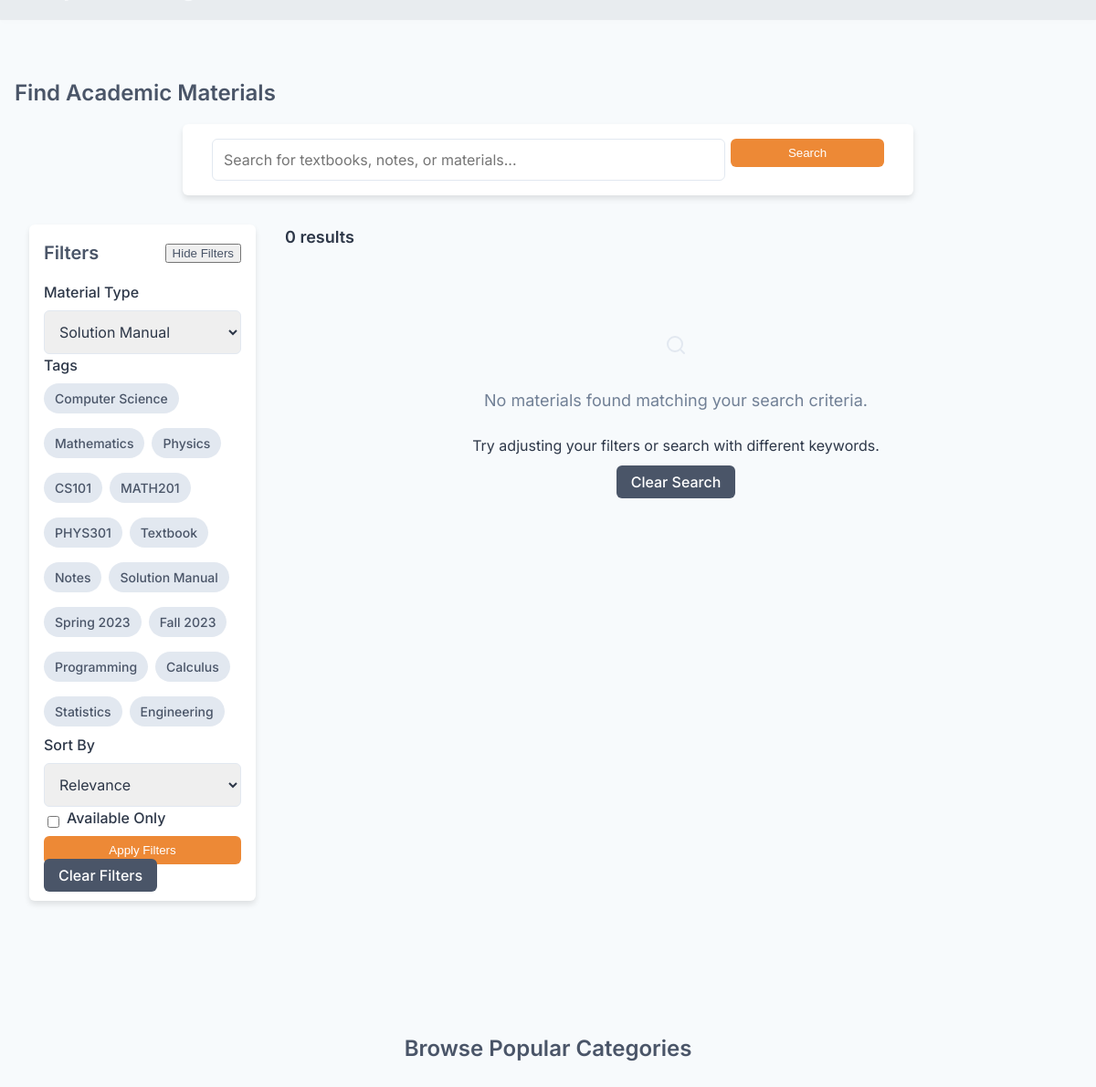
/search?material_type=solution_manual, run on the app's committed database.
### models.py (models this page shows, shortened)
class Tag(db.Model):
    id = db.Column(db.Integer, primary_key=True)
    name = db.Column(db.String(50), nullable=False, unique=True)
    category = db.Column(db.String(50))  # course, subject, material type, semester

### routes.py (the view, shortened to what this page needs)
@app.route('/search', methods=['GET', 'POST'])
def search():
    form = SearchForm()
    all_tags = Tag.query.all()
    return render_template('search_results.html', title='Search', form=form, all_tags=all_tags, materials=[])

### forms.py
class SearchForm(FlaskForm):
    query = StringField('Search', validators=[Optional()])
    material_type = SelectField('Type', choices=[
        ('all', 'All Types'),
        ('textbook', 'Textbook'),
        ('notes', 'Lecture Notes'),
        ('practice_material', 'Practice Material'),
        ('solution_manual', 'Solution Manual'),
        ('other', 'Other')
    ], default='all')
    sort_by = SelectField('Sort By', choices=[
        ('relevance', 'Relevance'),
        ('recent', 'Most Recent'),
        ('price_low', 'Price: Low to High'),
        ('price_high', 'Price: High to Low')
    ], default='relevance')
    tags = SelectMultipleField('Tags', coerce=int)
    submit = SubmitField('Search')

### routes.py (called while the page is built)
@app.context_processor
def inject_now():
    return {'now': datetime.utcnow()}

### templates/search_results.html (shortened to what this page needs)
{% extends "layout.html" %}
{% block content %}
    <section class="search-hero">
        <div class="container">
            <h1>Find Academic Materials</h1>
            <div class="search-container">
                <form action="{{ url_for('search') }}" method="GET" id="search-form" class="search-form">
                    <div class="row">
                        <div class="col">
                            <input type="text" name="query" id="search-query" value="{{ request.args.get('query', '') }}" placeholder="Search for textbooks, notes, or materials..." class="form-control">
                        </div>
                        <div class="col" style="max-width: 200px;">
                            <button type="submit" class="btn-primary" style="width: 100%;">Search</button>
                        </div>
                    </div>
                </form>
            </div>
        </div>
    </section>
    <div class="container" style="margin-top: 2rem; margin-bottom: 3rem;">
        <div class="row">
            <div class="col" style="max-width: 280px;">
                <div class="search-filters">
                    <div class="search-filters-header">
                        <h3 class="search-filters-title">Filters</h3>
                        <button id="filter-toggle" class="search-filters-toggle">Hide Filters</button>
                    </div>
                    <div id="filter-container" class="search-filters-body show">
                        <form action="{{ url_for('search') }}" method="GET">
                            <div class="search-filters-group">
                                <label for="material_type">Material Type</label>
                                <select name="material_type" id="material_type" class="form-control">
                                    <option value="solution_manual" {% if request.args.get('material_type') == 'solution_manual' %}selected{% endif %}>Solution Manual</option>
                                </select>
                            </div>
                            <div class="search-filters-group">
                                <label>Tags</label>
                                <div class="tags-container">
                                    {% for tag in all_tags %}
                                        <div class="tag-item">
                                            <label for="filter-tag-{{ tag.id }}" class="tag-label {{ tag.category if tag.category else 'custom' }}">{{ tag.name }}</label>
                                        </div>
                                    {% endfor %}
                                </div>
                            </div>
                            <div class="search-filters-group">
                                <label for="sort_by">Sort By</label>
                                <select name="sort_by" id="sort_by" class="form-control">
                                    <option value="relevance" {% if request.args.get('sort_by') == 'relevance' or not request.args.get('sort_by') %}selected{% endif %}>Relevance</option>
                                </select>
                            </div>
                            <div class="search-filters-group">
                                <div style="display: flex; align-items: center;">
                                    <input type="checkbox" name="availability" id="availability" value="true"
                                        style="width: auto; margin-right: 0.5rem;">
                                    <label for="availability">Available Only</label>
                                </div>
                            </div>
                            <div class="search-filters-actions">
                                <button type="submit" class="btn-primary" style="width: 100%;">Apply Filters</button>
                                <a href="{{ url_for('search') }}" class="btn-secondary" style="width: 100%; margin-top: 0.5rem;">Clear Filters</a>
                            </div>
                        </form>
                    </div>
                </div>
            </div>
            <div class="col">
                <div class="search-results">
                    <div class="search-results-header">
                        <div class="search-results-count">
                            <span id="results-count">{{ materials|length }}</span> results
                        </div>
                    </div>
                    <div class="materials-grid">
                        {% for material in materials %}
                            <div class="material-card" data-type="{{ material.material_type }}" data-price="{{ material.price or 0 }}" data-available="{{ material.availability|lower }}" data-tags="{% for tag in material.tags %}{{ tag.id }}{% if not loop.last %},{% endif %}{% endfor %}">
                                {% if material.image_url %}
                                    <img src="{{ material.image_url }}" alt="{{ material.title }}" class="material-card-image">
                                {% else %}
                                    {% set image_index = loop.index0 % 6 %}
                                    {% set image_urls = [
                                        "https://images.unsplash.com/photo-1744370618500-a2645bf7ffe7",
                                        "https://images.unsplash.com/photo-1731983568657-84b7a4f61e27",
                                        "https://images.unsplash.com/photo-1521587760476-6c12a4b040da",
                                        "https://images.unsplash.com/photo-1518152006812-edab29b069ac",
                                        "https://images.unsplash.com/photo-1561489422-45de3d015e3e",
                                        "https://images.unsplash.com/photo-1544830281-1d5169d6b2af"
                                    ] %}
                                    <img src="{{ image_urls[image_index] }}" alt="{{ material.title }}" class="material-card-image">
                                {% endif %}
                                <div class="material-card-content">
                                    <h3 class="material-card-title">{{ material.title }}</h3>
                                    <div class="material-card-info">
                                        {{ material.material_type|replace('_', ' ')|title }} {% if material.course_code %} · {{ material.course_code }}{% endif %}
                                    </div>
                                    <div class="material-card-price">
                                        {% if material.price %}
                                            ${{ material.price }}
                                        {% else %}
                                            Free
                                        {% endif %}
                                    </div>
                                    <div class="material-card-availability">
                                        {% if material.availability %}
                                            <span class="availability-badge available">Available</span>
                                        {% else %}
                                            <span class="availability-badge unavailable">Not Available</span>
                                        {% endif %}
                                    </div>
                                    <div class="material-card-tags">
                                        {% if material.course_code %}
                                            <span class="tag course">{{ material.course_code }}</span>
                                        {% endif %}
                                        {% if material.subject %}
                                            <span class="tag subject">{{ material.subject }}</span>
                                        {% endif %}
                                        <span class="tag material-type">{{ material.material_type|replace('_', ' ')|title }}</span>
                                        {% for tag in material.tags[:2] %}
                                            <span class="tag {{ tag.category }}">{{ tag.name }}</span>
                                        {% endfor %}
                                    </div>
                                    <div style="margin-top: 1rem;">
                                        <a href="{{ url_for('material_details', material_id=material.id) }}" class="btn-primary">View Details</a>
                                    </div>
                                </div>
                            </div>
                        {% else %}
                            <div id="empty-results" class="empty-state" style="grid-column: 1 / -1;">
                                <div class="empty-state-icon">
                                    <i data-feather="search"></i>
                                </div>
                                <div class="empty-state-text">No materials found matching your search criteria.</div>
                                <p>Try adjusting your filters or search with different keywords.</p>
                                <a href="{{ url_for('search') }}" class="btn-secondary">Clear Search</a>
                            </div>
                        {% endfor %}
                    </div>
                </div>
            </div>
        </div>
    </div>
    <section class="featured-categories">
        <div class="container">
            <h2>Browse Popular Categories</h2>
        </div>
    </section>
{% endblock %}

### static/css/main.css (style rules this page uses)
:root { --primary-color: #4A5568; --secondary-color: #ED8936; --background-color: #F7FAFC; --text-color: #2D3748; --accent-color: #48BB78; --danger-color: #E53E3E; --light-gray: #E2E8F0; --dark-gray: #718096; --box-shadow: 0 4px 6px rgba(0, 0, 0, 0.1); --border-radius: 0.375rem; --base-spacing: 16px; }
body { font-family: 'Inter', 'SF Pro Display', -apple-system, BlinkMacSystemFont, 'Segoe UI', Roboto, Oxygen, Ubuntu, Cantarell, 'Open Sans', 'Helvetica Neue', sans-serif; background-color: var(--background-color); color: var(--text-color); line-height: 1.5; margin: 0; padding: 0; overflow-x: hidden; width: 100%; box-sizing: border-box; }
h1, h2, h3, h4, h5, h6 { color: var(--primary-color); margin-top: var(--base-spacing); margin-bottom: var(--base-spacing); font-weight: 600; }
a { color: var(--primary-color); text-decoration: none; transition: color 0.2s ease; }
p { margin-bottom: var(--base-spacing); }
.container { width: 100%; max-width: 1200px; margin: 0 auto; padding: 0 var(--base-spacing); box-sizing: border-box; }
.row { display: flex; flex-wrap: wrap; margin: 0 -var(--base-spacing); width: 100%; box-sizing: border-box; }
.col { padding: 0 var(--base-spacing); flex: 1; min-width: 0; box-sizing: border-box; }
.btn-primary { background-color: var(--secondary-color); color: white; border: none; padding: 0.5rem 1rem; border-radius: var(--border-radius); font-weight: 500; cursor: pointer; transition: background-color 0.2s ease; }
.btn-secondary { background-color: var(--primary-color); color: white; border: none; padding: 0.5rem 1rem; border-radius: var(--border-radius); font-weight: 500; cursor: pointer; transition: background-color 0.2s ease; }
.search-container { max-width: 800px; margin: 0 auto; background-color: white; border-radius: var(--border-radius); padding: var(--base-spacing); box-shadow: var(--box-shadow); width: 90%; box-sizing: border-box; }
.search-form .row { margin: 0; }
.materials-grid { display: grid; grid-template-columns: repeat(auto-fill, minmax(280px, 1fr)); gap: var(--base-spacing); margin-top: var(--base-spacing); margin-bottom: var(--base-spacing); width: 100%; }
label { display: block; margin-bottom: 0.5rem; font-weight: 500; }
input[type="text"], input[type="email"], input[type="password"], input[type="number"], select, textarea { width: 100%; padding: 0.75rem; border: 1px solid var(--light-gray); border-radius: var(--border-radius); font-family: inherit; font-size: 1rem; color: var(--text-color); }
.search-filters { background-color: white; border-radius: var(--border-radius); padding: var(--base-spacing); box-shadow: var(--box-shadow); margin-bottom: var(--base-spacing); }
.search-filters-header { display: flex; justify-content: space-between; align-items: center; margin-bottom: var(--base-spacing); }
.search-filters-title { font-size: 1.25rem; font-weight: 600; margin: 0; }
.search-filters-toggle { cursor: pointer; color: var(--primary-color); font-weight: 500; }
.search-filters-body { display: flex; flex-wrap: wrap; gap: var(--base-spacing); }
.search-filters-group { flex: 1; min-width: 200px; }
.search-results-header { display: flex; justify-content: space-between; align-items: center; margin-bottom: var(--base-spacing); }
.search-results-count { font-size: 1.125rem; font-weight: 600; }
.tags-container { display: flex; flex-wrap: wrap; gap: 0.5rem; margin-top: 0.5rem; }
.tag-label { display: inline-block; background-color: var(--light-gray); color: var(--primary-color); padding: 0.375rem 0.75rem; border-radius: 9999px; font-size: 0.875rem; font-weight: 500; cursor: pointer; transition: all 0.2s ease; }
.empty-state { text-align: center; padding: 3rem 0; }
.empty-state-icon { font-size: 3rem; color: var(--light-gray); margin-bottom: 1rem; }
.empty-state-text { font-size: 1.125rem; color: var(--dark-gray); margin-bottom: 1.5rem; }
.featured-categories { padding: 4rem 0; }
.featured-categories h2 { text-align: center; margin-bottom: 3rem; }

### data on the page
Tag: name "Computer Science"
Tag: name "Mathematics"
Tag: name "Physics"
Tag: name "CS101"
Tag: name "MATH201"
Tag: name "PHYS301"
Tag: name "Textbook"
Tag: name "Notes"
Tag: name "Solution Manual"
Tag: name "Spring 2023"
Tag: name "Fall 2023"
Tag: name "Programming"
Tag: name "Calculus"
Tag: name "Statistics"
Tag: name "Engineering"

### other printed values
{{ materials|length }} "0"
